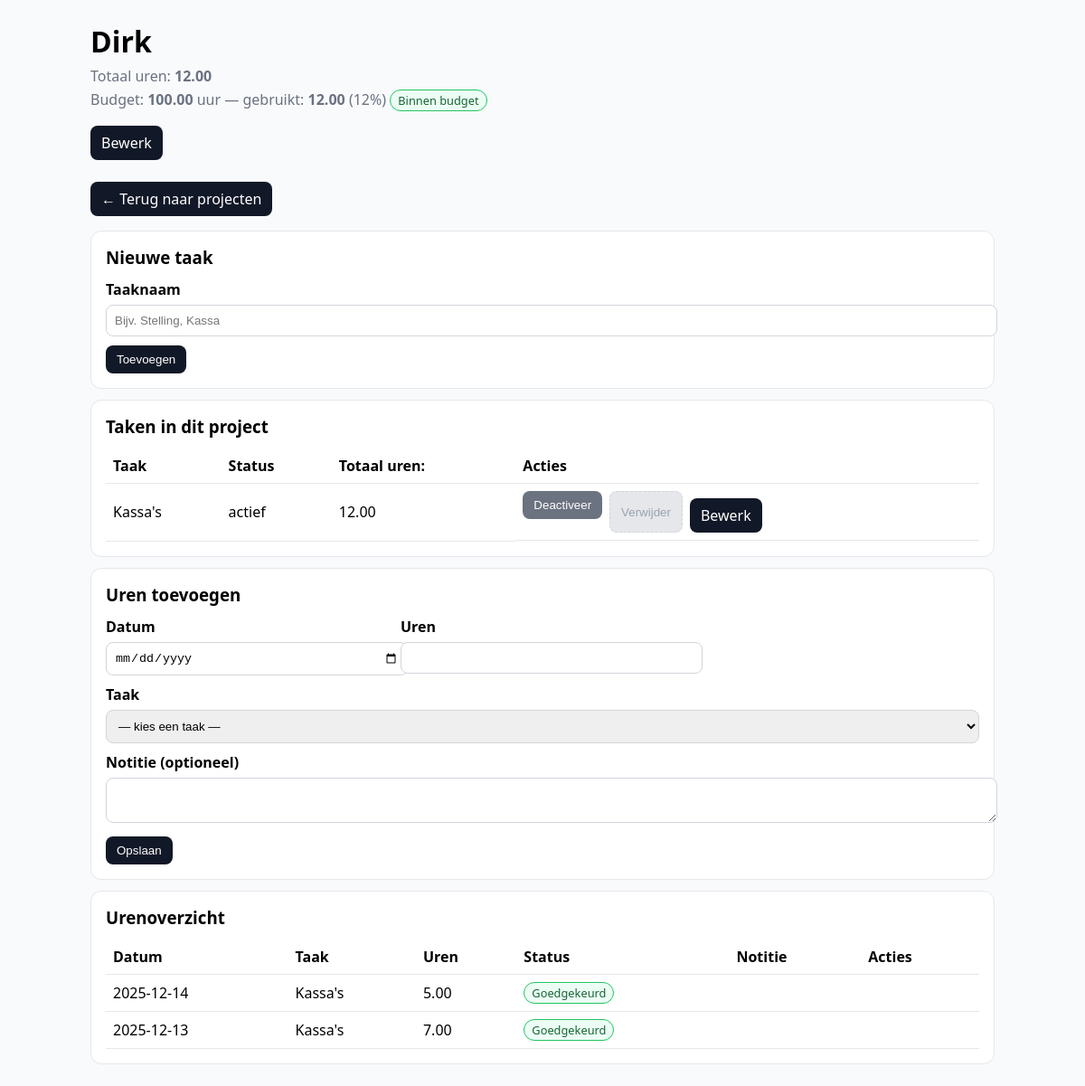
The app's page /project.php?id=11 (signed in) with its own data.
### tables this page shows
CREATE TABLE `projects` (
  `id` int(11) NOT NULL,
  `user_id` int(11) NOT NULL,
  `name` varchar(200) NOT NULL,
  `is_active` tinyint(1) NOT NULL DEFAULT 1,
  `planned_hours` decimal(6,2) DEFAULT NULL,
  `created_at` timestamp NOT NULL DEFAULT current_timestamp()
);

CREATE TABLE `project_tasks` (
  `id` int(11) NOT NULL,
  `project_id` int(11) NOT NULL,
  `name` varchar(200) NOT NULL,
  `is_active` tinyint(1) NOT NULL DEFAULT 1,
  `created_at` timestamp NOT NULL DEFAULT current_timestamp()
);

CREATE TABLE `time_entries` (
  `id` int(11) NOT NULL,
  `user_id` int(11) DEFAULT NULL,
  `project_id` int(11) DEFAULT NULL,
  `task_id` int(11) DEFAULT NULL,
  `entry_date` date NOT NULL,
  `project` varchar(200) NOT NULL,
  `task` varchar(200) NOT NULL,
  `hours` decimal(4,2) NOT NULL,
  `note` text DEFAULT NULL,
  `status` enum('pending','approved','rejected') NOT NULL DEFAULT 'pending',
  `created_at` timestamp NOT NULL DEFAULT current_timestamp(),
  `updated_at` timestamp NULL DEFAULT NULL
);

### src/auth.php (called while the page is built, shortened)
<?php
function currentUserRole(): ?string {
    return $_SESSION['user_role'] ?? null;
}

### public/project.php (the view, shortened to what this page needs)
<?php
$csrf = $_SESSION['csrf'];
require __DIR__ . '/../src/auth.php';
$uid  = currentUserId();
$role = currentUserRole();
$isManager = in_array($role, ['manager', 'admin'], true);
$config = require __DIR__ . '/../config.php';
$dsn = sprintf('mysql:host=%s;port=%s;dbname=%s;charset=utf8mb4', $config['host'], $config['port'], $config['dbname']);
$pdo = new PDO($dsn, $config['user'], $config['pass'], [
  PDO::ATTR_ERRMODE => PDO::ERRMODE_EXCEPTION,
  PDO::ATTR_DEFAULT_FETCH_MODE => PDO::FETCH_ASSOC
]);
function h($s){ return htmlspecialchars((string)$s, ENT_QUOTES, 'UTF-8'); }
$projectId = (int)($_GET['id'] ?? 0);
if ($isManager) {
  $st = $pdo->prepare("SELECT * FROM projects WHERE id = ?");
  $st->execute([$projectId]);
} else {
  $st = $pdo->prepare("SELECT * FROM projects WHERE id = ? AND user_id = ?");
  $st->execute([$projectId, $uid]);
}
$project = $st->fetch();
if ($isManager) {
  $sql = "
  SELECT t.id, t.name, t.is_active,
         COALESCE(SUM(te.hours),0) AS total_hours
  FROM project_tasks t
  LEFT JOIN time_entries te
    ON te.task_id   = t.id
   AND te.project_id = ?
   AND te.status    = 'approved'
  WHERE t.project_id = ?
  GROUP BY t.id, t.name, t.is_active
  ORDER BY t.name ASC
  ";
  $st = $pdo->prepare($sql);
  $st->execute([$projectId, $projectId]);
} else {
  $sql = "
  SELECT t.id, t.name, t.is_active,
         COALESCE(SUM(te.hours),0) AS total_hours
  FROM project_tasks t
  LEFT JOIN time_entries te
    ON te.task_id = t.id
   AND te.user_id = ?
   AND te.status  = 'approved'
  WHERE t.project_id = ?
  GROUP BY t.id, t.name, t.is_active
  ORDER BY t.name ASC
  ";
  $st = $pdo->prepare($sql);
  $st->execute([$uid, $projectId]);
}
$tasks = $st->fetchAll();
if ($isManager) {
  $sql = "
  SELECT te.id,
         te.user_id,
         te.entry_date,
         te.hours,
         te.note,
         te.status,
         pt.name AS task_name,
         u.email AS user_email
  FROM time_entries te
  LEFT JOIN project_tasks pt ON pt.id = te.task_id
  LEFT JOIN users u ON u.id = te.user_id
  WHERE te.project_id = ?
  ORDER BY te.entry_date DESC, te.id DESC
  ";
  $st = $pdo->prepare($sql);
  $st->execute([$projectId]);
} else {
  $sql = "
  SELECT te.id,
         te.user_id,
         te.entry_date,
         te.hours,
         te.note,
         te.status,
         pt.name AS task_name,
         u.email AS user_email
  FROM time_entries te
  LEFT JOIN project_tasks pt ON pt.id = te.task_id
  LEFT JOIN users u ON u.id = te.user_id
  WHERE te.user_id = ? AND te.project_id = ?
  ORDER BY te.entry_date DESC, te.id DESC
  ";
  $st = $pdo->prepare($sql);
  $st->execute([$uid, $projectId]);
}
$entries = $st->fetchAll();
if ($isManager) {
    $sumStmt = $pdo->prepare("
        SELECT COALESCE(SUM(te.hours), 0) AS total
        FROM time_entries te
        JOIN project_tasks t ON t.id = te.task_id
        WHERE te.project_id = ?
          AND te.status = 'approved'
          AND t.is_active = 1
    ");
    $sumStmt->execute([$projectId]);
} else {
    $sumStmt = $pdo->prepare("
        SELECT COALESCE(SUM(te.hours), 0) AS total
        FROM time_entries te
        JOIN project_tasks t ON t.id = te.task_id
        WHERE te.project_id = ?
          AND te.user_id = ?
          AND te.status = 'approved'
          AND t.is_active = 1
    ");
    $sumStmt->execute([$projectId, $uid]);
}
$totalHours = (float)$sumStmt->fetchColumn();
?>
<!doctype html>
<html lang="nl">
<head>
  <link rel="stylesheet" href="css/style.css">
</head>
<body>
  <header style="display:flex;justify-content:space-between;align-items:center;margin-bottom:12px">
<div>
  <h1 style="margin-bottom:6px"><?=h($project['name'])?></h1>
  <div class="muted">
    Totaal uren: <strong><?=number_format($totalHours,2)?></strong>
  </div>
  <?php
  $planned = $project['planned_hours'] ?? null;
  if ($planned !== null && $planned > 0):
      $plannedFloat = (float)$planned;
      $ratio = $plannedFloat > 0 ? ($totalHours / $plannedFloat) : 0;
      $perc  = round($ratio * 100);
  ?>
    <div class="muted" style="margin-top:4px;">
      Budget: <strong><?=number_format($plannedFloat,2)?></strong> uur —
      gebruikt: <strong><?=number_format($totalHours,2)?></strong> (<?=$perc?>%)
      <?php if ($ratio > 1): ?>
        <span class="badge status-rejected">Over budget</span>
      <?php elseif ($ratio >= 0.8): ?>
        <span class="badge status-pending">Bijna vol</span>
      <?php else: ?>
        <span class="badge status-approved">Binnen budget</span>
      <?php endif; ?>
    </div>
  <?php endif; ?>
  <div style="margin-top:8px;display:flex;gap:8px;flex-wrap:wrap">
    <a class="btn btn-secondary" href="project.php?id=<?=$projectId?>&edit_project=1">Bewerk</a>
  </div>
</div>
  </header>
  <p><a class="btn" href="projects.php">← Terug naar projecten</a></p>
  <div class="card">
    <h3>Nieuwe taak</h3>
    <form method="post" action="project.php?id=<?=$projectId?>">
      <label>Taaknaam</label>
      <input type="text" name="task_name" placeholder="Bijv. Stelling, Kassa" required>
      <button class="btn" type="submit">Toevoegen</button>
    </form>
  </div>
  <div class="card">
    <h3>Taken in dit project</h3>
    <?php if (!$tasks): ?>
      <p class="muted">Nog geen taken. Voeg er hierboven één toe.</p>
    <?php else: ?>
      <table>
        <thead><tr><th>Taak</th><th>Status</th><th>Totaal uren: </th><th>Acties</th></tr></thead>
        <tbody>
          <?php foreach ($tasks as $t): $tid=(int)$t['id']; $inactive = !$t['is_active']; ?>
            <tr>
              <td><?=h($t['name'])?></td>
              <td><?= $inactive ? '<span class="badge inactive">inactief</span>' : 'actief' ?></td>
              <td><?=number_format((float)$t['total_hours'],2)?></td>
              <td style="display:flex;gap:8px;flex-wrap:wrap">
                <?php if ($inactive): ?>
                  <form method="post" action="project.php?id=<?=$projectId?>">
                    <input type="hidden" name="csrf" value="<?=h($csrf)?>">
                    <input type="hidden" name="mode" value="activate_task">
                    <input type="hidden" name="task_id" value="<?=$tid?>">
                    <button class="btn btn-secondary" type="submit">Activeer</button>
                  </form>
                  <form method="post" action="project.php?id=<?=$projectId?>" onsubmit="return confirm('Echt verwijderen? Dit kan alleen als er geen uren zijn.');">
                    <input type="hidden" name="csrf" value="<?=h($csrf)?>">
                    <input type="hidden" name="mode" value="delete_task">
                    <input type="hidden" name="task_id" value="<?=$tid?>">
                    <button class="btn btn-danger" type="submit">Verwijder</button>
                  </form>
                <?php else: ?>
                  <form method="post" action="project.php?id=<?=$projectId?>" onsubmit="return confirm('Taak deactiveren?');">
                    <button class="btn btn-secondary" type="submit">Deactiveer</button>
                  </form>
                  <button class="btn btn-danger disabled" type="button" title="Deactiveer eerst">Verwijder</button>
                <?php endif; ?>
                <a class="btn btn-secondary" href="project.php?id=<?=$projectId?>&edit_task=<?=$tid?>">Bewerk</a>
              </td>
            </tr>
          <?php endforeach; ?>
        </tbody>
      </table>
    <?php endif; ?>
  </div>
  <div class="card">
    <h3>Uren toevoegen</h3>
    <?php if (!$tasks): ?>
      <p class="muted">Je moet eerst minstens één <strong>actieve</strong> taak hebben om uren te kunnen boeken.</p>
    <?php else: ?>
      <form method="post" action="project.php?id=<?=$projectId?>">
        <div class="grid">
          <div>
            <label>Datum</label>
            <input type="date" name="entry_date" required>
          </div>
          <div>
            <label>Uren</label>
            <input type="number" step="0.25" min="0.25" max="24" name="hours" required>
          </div>
        </div>
        <label>Taak</label>
        <select name="task_id" required>
          <option value="">— kies een taak —</option>
        </select>
        <label>Notitie (optioneel)</label>
        <textarea name="note" rows="2"></textarea>
        <button class="btn" type="submit">Opslaan</button>
      </form>
    <?php endif; ?>
  </div>
  <div class="card">
    <h3>Urenoverzicht</h3>
    <?php if (!$entries): ?>
      <p class="muted">Nog geen uren geboekt op dit project.</p>
    <?php else: ?>
          <table>
  <thead>
    <tr>
      <th>Datum</th>
      <th>Taak</th>
      <th>Uren</th>
      <th>Status</th>
      <th>Notitie</th>
      <th>Acties</th>
    </tr>
  </thead>
  <tbody>
   <?php foreach ($entries as $e): ?>
      <tr>
        <td><?=h($e['entry_date'])?></td>
        <td><?=h($e['task_name'] ?? '—')?></td>
        <td><?=h($e['hours'])?></td>
        <td>
          <?php if ($e['status'] === 'approved'): ?>
            <span class="badge status-approved">Goedgekeurd</span>
          <?php elseif ($e['status'] === 'rejected'): ?>
            <span class="badge status-rejected">Afgewezen</span>
          <?php else: ?>
            <span class="badge status-pending">In afwachting</span>
          <?php endif; ?>
        </td>
        <td><?=nl2br(h($e['note']))?></td>
        <td style="white-space:nowrap">
        </td>
      </tr>
    <?php endforeach; ?>
  </tbody>
</table>
    <?php endif; ?>
  </div>
</body>
</html>

### public/css/style.css (style rules this page uses)
body { font-family: system-ui, Segoe UI, Arial, sans-serif; max-width: 1000px; margin: 24px auto; padding: 0 16px; background: #f8fafc; }
h1, h2, h3 { margin: 0 0 12px; }
.muted { color: #6b7280; }
.grid { display: grid; grid-template-columns: repeat(auto-fill, minmax(300px, 1fr)); gap: 12px; }
.card { border: 1px solid #e5e7eb; border-radius: 12px; padding: 16px; background: #fff; margin-bottom: 12px; }
a.btn { display: inline-block; background: #111827; color: #fff; text-decoration: none; border-radius: 8px; padding: 8px 12px; margin-top: 8px; }
.btn { background: #111827; color: #fff; border: 0; border-radius: 8px; padding: 8px 12px; cursor: pointer; }
.btn-secondary { background: #6b7280; color: #fff; border: 0; border-radius: 8px; padding: 8px 12px; cursor: pointer; }
.btn-danger { background: #b91c1c; color: #fff; border: 0; border-radius: 8px; padding: 8px 12px; cursor: pointer; }
.btn-danger.disabled { background: #e5e7eb; color: #9ca3af; border: 1px dashed #d1d5db; cursor: not-allowed; }
input, select, textarea { width: 100%; padding: 9px; border: 1px solid #d1d5db; border-radius: 8px; margin: 6px 0 10px; }
label { font-weight: 600; }
table { width: 100%; border-collapse: collapse; }
th, td { border-bottom: 1px solid #e5e7eb; padding: 8px; text-align: left; }
.badge { display: inline-block; padding: 2px 8px; border-radius: 999px; font-size: 0.8rem; border: 1px solid #e5e7eb; }
.badge.status-approved { background: #ecfdf5; border-color: #22c55e; color: #166534; }
header { display: flex; justify-content: space-between; align-items: center; margin-bottom: 12px; }

### records on screen
projects: name "Dirk", planned_hours "100.00"
project_tasks: name "Kassa's", is_active "actief", total_hours "12.00"
time_entries: entry_date "2025-12-14", task.name "Kassa's", hours "5.00", status "Goedgekeurd"
time_entries: entry_date "2025-12-13", task.name "Kassa's", hours "7.00", status "Goedgekeurd"

### other values on screen
$totalHours "12.00"
$perc "12"
